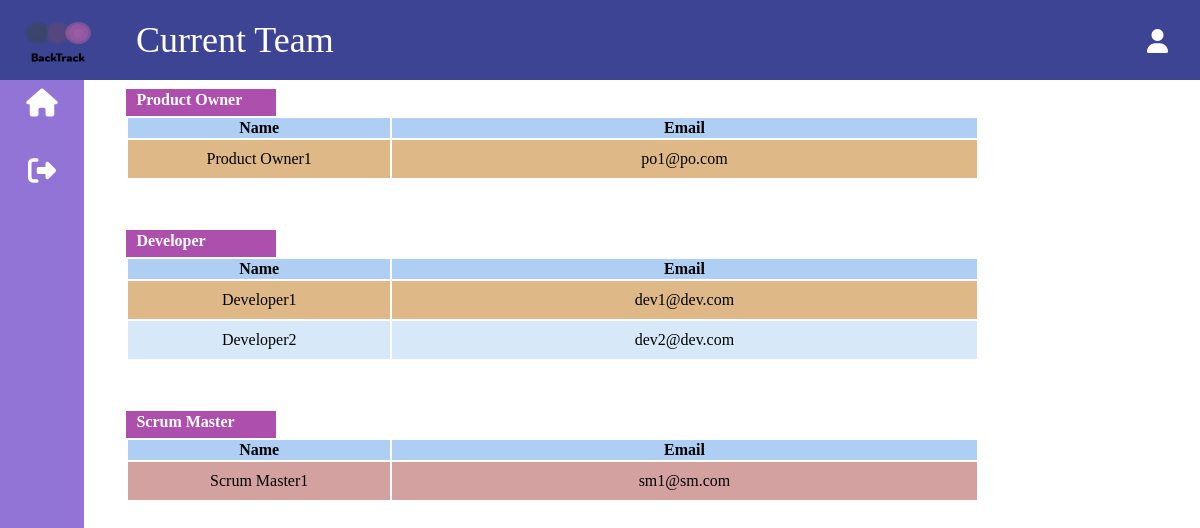
/4/inviteteam/, run on the app's committed database.
### application/models.py (models this page shows, shortened)
class WorksOnProject(models.Model):
    user_id = models.ForeignKey(User, on_delete = models.CASCADE)
    project_id = models.ForeignKey(Project, on_delete = models.CASCADE, default = 0)
    objects = WorksOnProject_Manager()

class User(models.Model):
    role_choice = [('SM', 'Scrum Master'), ('PO', 'Product Owner'), ('D', 'Developer')]
    user_id = models.AutoField(primary_key = True)
    username = models.CharField(max_length = 30, default = " ", unique = True)
    password = models.CharField(max_length = 20, default = " ")
    email = models.EmailField(default = " ")
    name = models.CharField(max_length = 50, default = " ")
    role = models.CharField(max_length = 30, choices = role_choice, default = 'D')
    objects = User_Manager()

### application/views/project_views.py (the view)
# urls.py: path('<int:project_id>/inviteteam/', project_views.inviteTeamPage.as_view(), name = 'invite_team'),
class inviteTeamPage(TemplateView):
    template_name = "invite.html"
    def get_context_data(self, **kwargs):
        context = super().get_context_data(**kwargs)
        project_id = self.kwargs['project_id']
        project = Project.objects.get(pk = project_id)
        current_working_dev = []
        current_project_SM = []
        non_avail_dev = []
        tmp = WorksOnProject.objects.filter(user_id__role = 'D')
        for ele in tmp:
            if ele.project_id.status == "Progress":
                non_avail_dev.append(ele.user_id.user_id)
        non_avail_SM = []
        tmp = WorksOnProject.objects.filter(user_id__role = 'SM')
        for ele in tmp:
            if ele.project_id.status == "Progress":
                non_avail_SM.append(ele.user_id.user_id)
        current_working_dev = list(WorksOnProject.objects.filter(user_id__role = 'D').filter(project_id__project_id = project_id).values_list('user_id__user_id', flat = True))
        current_project_SM = list(WorksOnProject.objects.filter(user_id__role = 'SM').filter(project_id__project_id = project_id).values_list('user_id__user_id', flat = True))
        current_invited_dev = []
        current_invited_SM = []
        for ele in list(Notification.objects.filter(project_id = project)):
            if ele.user_id.role == "SM":
                current_invited_SM.append(ele.user_id.user_id)
            else:
                current_invited_dev.append(ele.user_id.user_id)
        if (len(current_project_SM) == 0):
            context['scrum_master_exist'] = ""
        else:
            context['scrum_master_exist'] = User.objects.filter(user_id = current_project_SM[0])
        if (len(current_invited_SM) == 0):
            context['scrum_master_invited'] = ""
        else:
            context['scrum_master_invited'] = User.objects.filter(user_id = current_invited_SM[0])
        context['scrum_master'] = User.objects.filter(role = 'SM').exclude(user_id__in = current_project_SM).exclude(user_id__in = current_invited_SM).exclude(user_id__in = non_avail_SM)
        context['dev'] = User.objects.filter(role = 'D').exclude(user_id__in = current_working_dev).exclude(user_id__in = current_invited_dev).exclude(user_id__in = non_avail_dev)
        context['dev_invited'] = User.objects.filter(user_id__in = current_invited_dev)
        context['dev_exist'] = User.objects.filter(user_id__in = current_working_dev)
        context['project_id'] = project_id
        context['po'] = WorksOnProject.objects.get(user_id__role = 'PO', project_id = project)
        if (project.status == "Done"):
            context['project_end'] = 1
        else:
            context['project_end'] = 0
        user_id_ = self.request.COOKIES.get('user_id')
        context['notification'] = Notification.objects.filter(user_id = user_id_)
        return context

### application/context_processors.py (called while the page is built, shortened)
def add_variable_to_context(request):
    context_var = {
        'user_name' : "" ,
        'user_role' : ""
    }
    user_id_1 = request.COOKIES.get('user_id')
    return context_var

### templates/invite.html (shortened to what this page needs)
{% extends 'common/base.html' %}
{% block content %}
<head>
    <link rel="stylesheet" type="text/css" href="/static/style/invite.css">
</head>
<div class="content">
    <ul class="vertical_nav_bar">
        <li class="vertical_nav_bar1"><a class ="dashboard" href="/all_projects" title="Dashboard" ><i class='fas fa-home'></i></a></li>
        <li class="vertical_nav_bar1"><a class ="signout" href="#signout" title="Log out"><i onclick="document.getElementById('signoutModal').style.display='block'"class='fas fa-sign-out-alt'></i></a></li>
    </ul>
    <nav>
        <ul>
            <li><img class="logo" src= "/static/logo_transparent.png"  alt= "logo"></li>
            {% if user_role == "PO"%}
            <li><a class="title">Invite Team</a></li>
            {% else %}
            <li><a class="title">Current Team</a></li>
            {% endif %}
            <li><a class="username">{{user_name}}</a></li>
            <li><a class="icon"><i class='fas fa-user'></i></a></li>
        </ul>
    </nav>
    {% if user_role != 'PO' %}
    <h4 class="title1">Product Owner</h4>
    <table class="table in_progress_pbi_list" style="width:80%;">
        <thead>
        <tr>
            <th width="20%">Name</th>
            <th width="45%">Email</th>
        </tr>
        </thead>
        <tbody style="background-color: burlywood;">
                <tr class="in_progress_pbi">
                <td scope="row">{{ po.user_id.name }}</td>
                <td>{{ po.user_id.email }}</td>
                </tr>
        </tbody>
    </table>
    {% endif %}
    <h4 class="title1">Developer</h4>
    <table class="table in_progress_pbi_list" style="width:80%;">
        <thead>
        <tr>
            <th width="20%">Name</th>
            <th width="45%">Email</th>
        </tr>
        </thead>
        <tbody style="background-color: burlywood;">
            {% for dev in dev_exist %}
                <tr class="in_progress_pbi">
                <td scope="row">{{ dev.name }}</td>
                <td>{{ dev.email }}</td>
                </tr>
            {% endfor %}
        </tbody>
    </table>
    <h4 class="title1">Scrum Master</h4>
    <table class="table in_progress_pbi_list" style="width:80%">
        <thead>
        <tr>
            <th width="20%">Name</th>
            <th width="45%">Email</th>
        </tr>
        </thead>
        <tbody style="background-color:rgb(212, 161, 161);">
            {% for sm in scrum_master_exist %}
                <tr class="in_progress_pbi">
                <td scope="row">{{ sm.name }}</td>
                <td>{{ sm.email }}</td>
                </tr>
            {% endfor %}
        </tbody>
      </table>
</div>
{% endblock %}

### static/style/invite.css (style rules this page uses)
ul { list-style-type: none; height: 80px; margin: 0; padding: 0; overflow: hidden; background-color: rgb(62, 68, 148); position: fixed; left:0; top:0; width:100%; }
li a { display: inline; color: white; text-align: center; margin-top: 15px; padding: 14px 16px; text-decoration: none; font-size: 24px; }
.icon { float: right; margin-right: 0; padding-right: 1; }
.username { float: right; margin-left: 0; padding-left: 0px; }
.title { position: relative; float: left; left: 25px; font-size: 36px; margin-bottom: 20px; margin-top: 5px; margin-left: 0px;; }
.logo { float: left; width: 75px; height: 50px; position: relative; padding: 0; margin-bottom: 20px; margin-top: 15px; margin-left: 20px; margin-right: 0px; }
.vertical_nav_bar { list-style-type: none; margin: 0; padding: 0; width: 7%; background-color: #9174d6; position: fixed; height: 100%; overflow: auto; padding-top: 5%; left:0; }
.vertical_nav_bar1 a { display: block; color: rgb(253, 255, 255); padding: 8px 16px; text-decoration: none; font-size: 28px; margin-top: 20px; margin-bottom: 20px; }
.title1 { background-color: rgb(173, 79, 173); color: white; height: 25px; width: 140px; margin-bottom: 0px; padding-top: 2px; margin-top: 30px; display: inline-block; padding-left: 10px; }
.content { margin-left: 10%; margin-top: 5%; }
.table { margin-top: 0px; margin-bottom: 20px; table-layout: fixed; word-wrap:break-word; margin-right: 50px; }
td { text-align: center; vertical-align: middle; padding: 10px 5px; }
tr:nth-child(even) { background-color: #d7e9f8; }
th { background-color: #aecff3; }

### data on the page
WorksOnProject: user_id.name "Product Owner1", user_id.email "po1@po.com"
User: name "Developer1", email "dev1@dev.com"
User: name "Developer2", email "dev2@dev.com"
User: name "Scrum Master1", email "sm1@sm.com"
